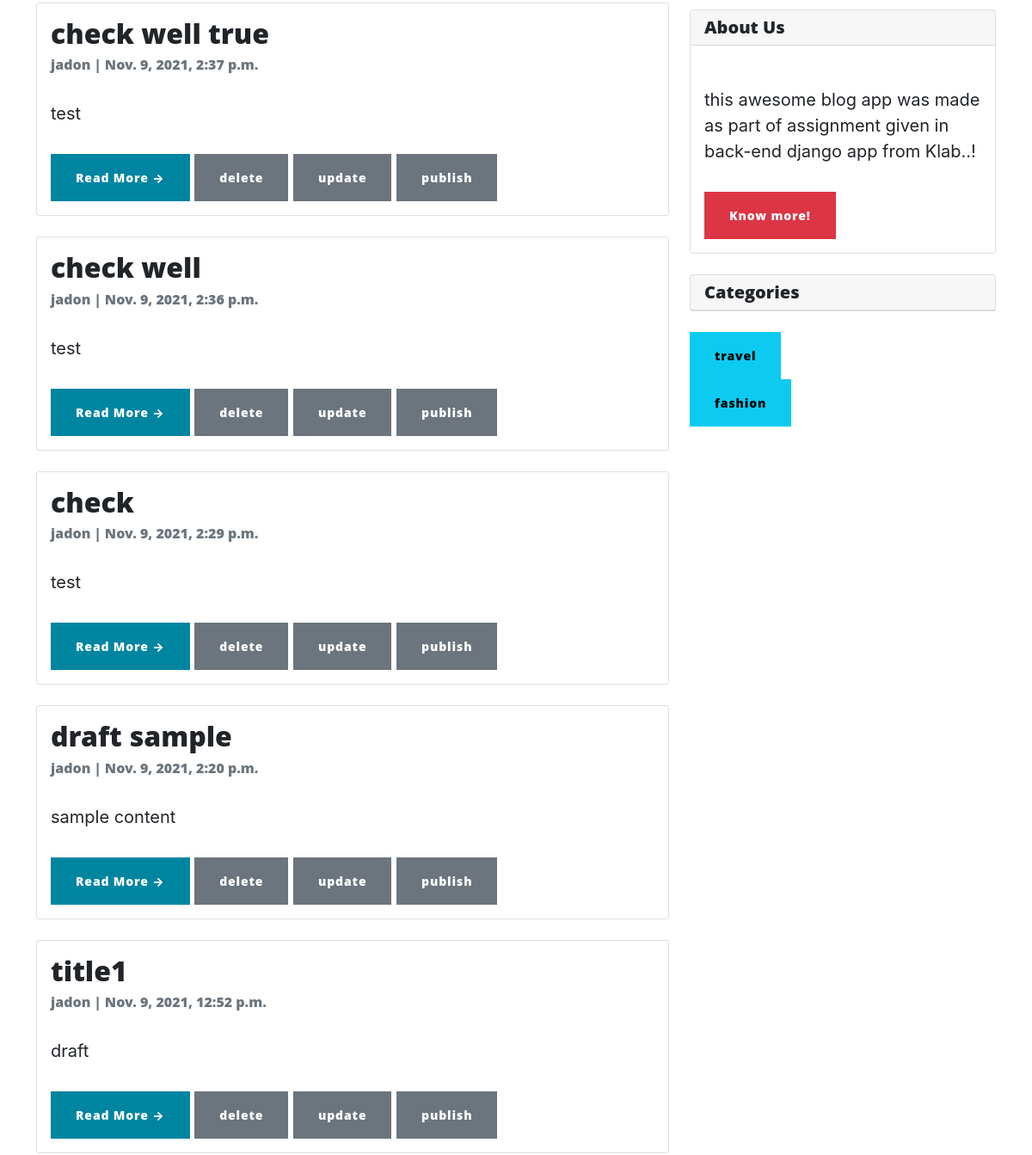
Page /posts/ (signed in, middle part) on the earlier database version.
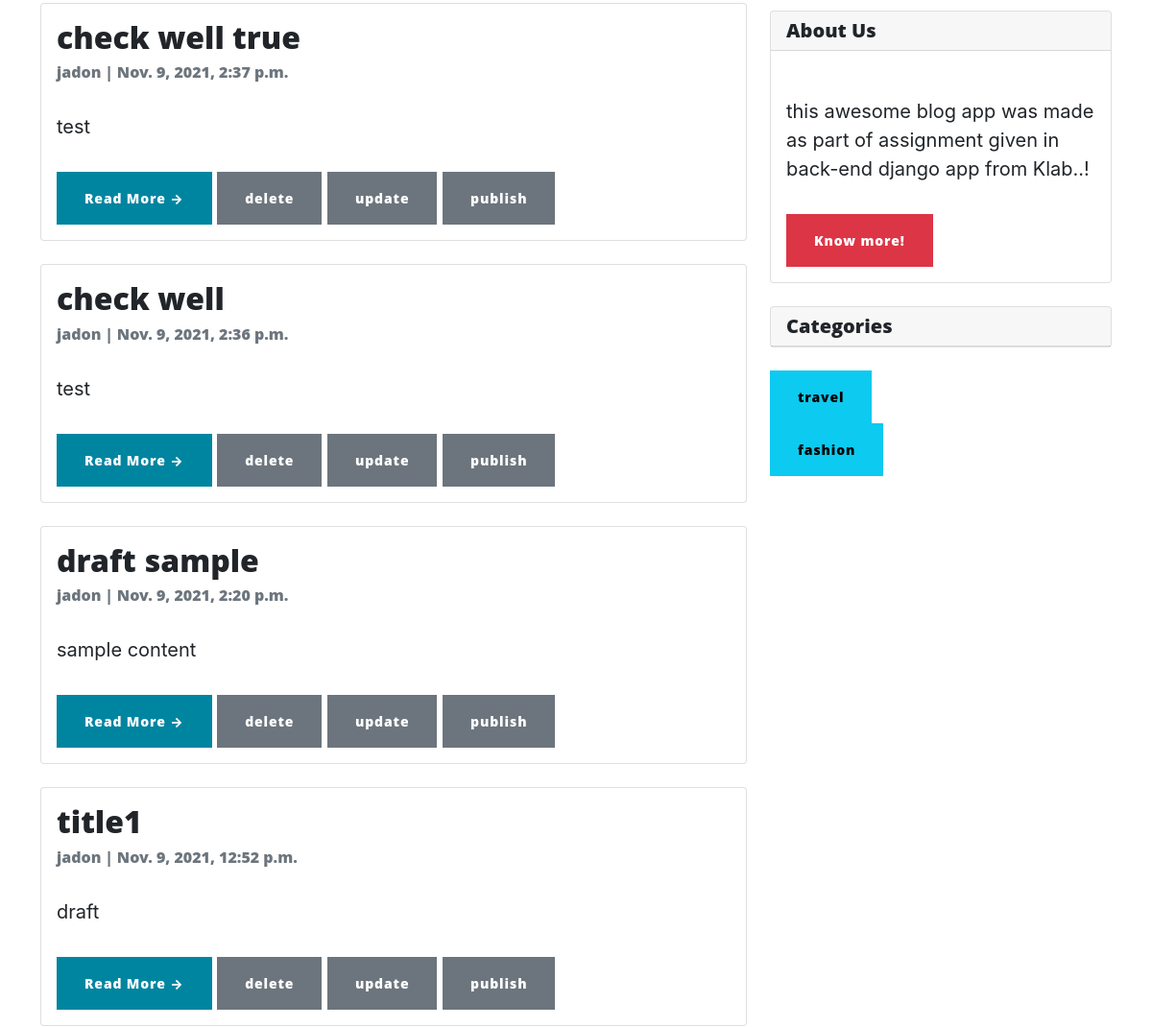
Same page on the later database version.
### blogApp/models.py (models this page shows, shortened)
class Article(models.Model):
    title = models.CharField(max_length=200, unique=True)
    slug = models.SlugField(max_length=200, unique=True)
    category = models.ForeignKey(Category, on_delete= models.CASCADE)
    author = models.ForeignKey(User, on_delete= models.CASCADE,related_name='blog_posts')
    updated_on = models.DateTimeField(auto_now= True)
    content = models.TextField()
    created_on = models.DateTimeField(auto_now_add=True)
    picture = models.ImageField(blank = True, null = False)
    status = models.IntegerField(choices=STATUS, default=0)
    class Meta:
        ordering = ['-created_on']

class Category(models.Model):
    name = models.CharField(max_length = 50, unique = True)
    class Meta:
        verbose_name_plural = 'Categories'
    def __str__(self):
        return self.name

### blogApp/views.py (the view)
# urls.py: path('posts/', UnpublishedPosts.as_view(), name = 'article_unpublished'),
class UnpublishedPosts(generic.ListView):
    queryset = Article.objects.filter(status=0).order_by('-created_on')
    template_name = 'index.html'
    context_object_name= 'Article_list'
    @method_decorator(login_required)
    @method_decorator(permission_required('blogApp.update_article'))
    def dispatch(self, *args, **kwargs):
        return super(UnpublishedPosts, self).dispatch(*args, **kwargs)
    def get_context_data(self, **kwargs):
        context = super().get_context_data(**kwargs)
        context['categories'] = Category.objects.all()
        return context

### Templates/index.html
{% extends 'base.html' %}
{% block content %}
<div class="container">
    <div class="row">
        <div class="col-md-8 mt-3 left">
            {% for post in Article_list %}
            <div class="card mb-4">
                <div class="card-body">
                    {% if post %}
                    <h2 class="card-title">{{ post.title }}</h2>
                    <p class="card-text text-muted h6">{{ post.author }} | {{ post.created_on}} </p>
                    <p class="card-text">{{post.content|slice:":200" }}</p>
                    <a href="{% url 'blogApp:article_details' post.slug  %}" class="btn btn-primary">Read More
                        &rarr;</a>
                    <a href="{% url 'blogApp:article_delete' post.slug  %}" class="btn btn-secondary">delete</a>
                    <a href="{% url 'blogApp:article_update' post.slug  %}" class="btn btn-secondary">update</a>
                    {% if post.status == 0%}
                    <a href="{% url 'blogApp:article_publish' post.slug  %}" class="btn btn-secondary">publish</a>
                    {% endif %}
                    {% else %}
                    <h2 class="card-title">no post to display</h2>
                    {% endif %}
                </div>
            </div>
            {% endfor %}
        </div>
        {%endblock%}

### Templates/base.html (shortened to what this page needs)
{% load static %}
<!DOCTYPE html>
<html>
<head>
    <link rel="stylesheet" href="https://maxcdn.bootstrapcdn.com/bootstrap/4.0.0/css/bootstrap.min.css"
 />
    <link rel="stylesheet" href="{% static 'css/style.css' %}">
</head>
<body>
<div class="container">
    <div class="row">
    {% block content %}{% endblock content %}
    {% block sidebar %}
    <div class="col-md-4 float-right top ">
        <div class="card my-4">
            <h5 class="card-header">About Us</h5>
            <div class="card-body">
                <p class="card-text"> this awesome blog app was made as part of assignment given in back-end django app
                    from Klab..!</p>
                <a href="{% url 'blogApp:article_list' %}" class="btn btn-danger">Know more!</a>
                <br>
            </div>
        </div>
        <div class="card my-4">
            <h5 class="card-header">Categories</h5 <div class="card-body">
        </div>
        {% for category in categories %}
        <a href="{% url 'blogApp:category_view' category.id %}" class="btn btn-info">{{category}} </a>
        <br>
        {% endfor %}
    </div>
    </div>
    </div>>
    </div>
    {% endblock sidebar %}
</body>
</html>

Differences in the rows shown:
removed Article: title "check", author "jadon", created_on "Nov. 9, 2021, 2:29 p.m.", content "test", status "publish"
